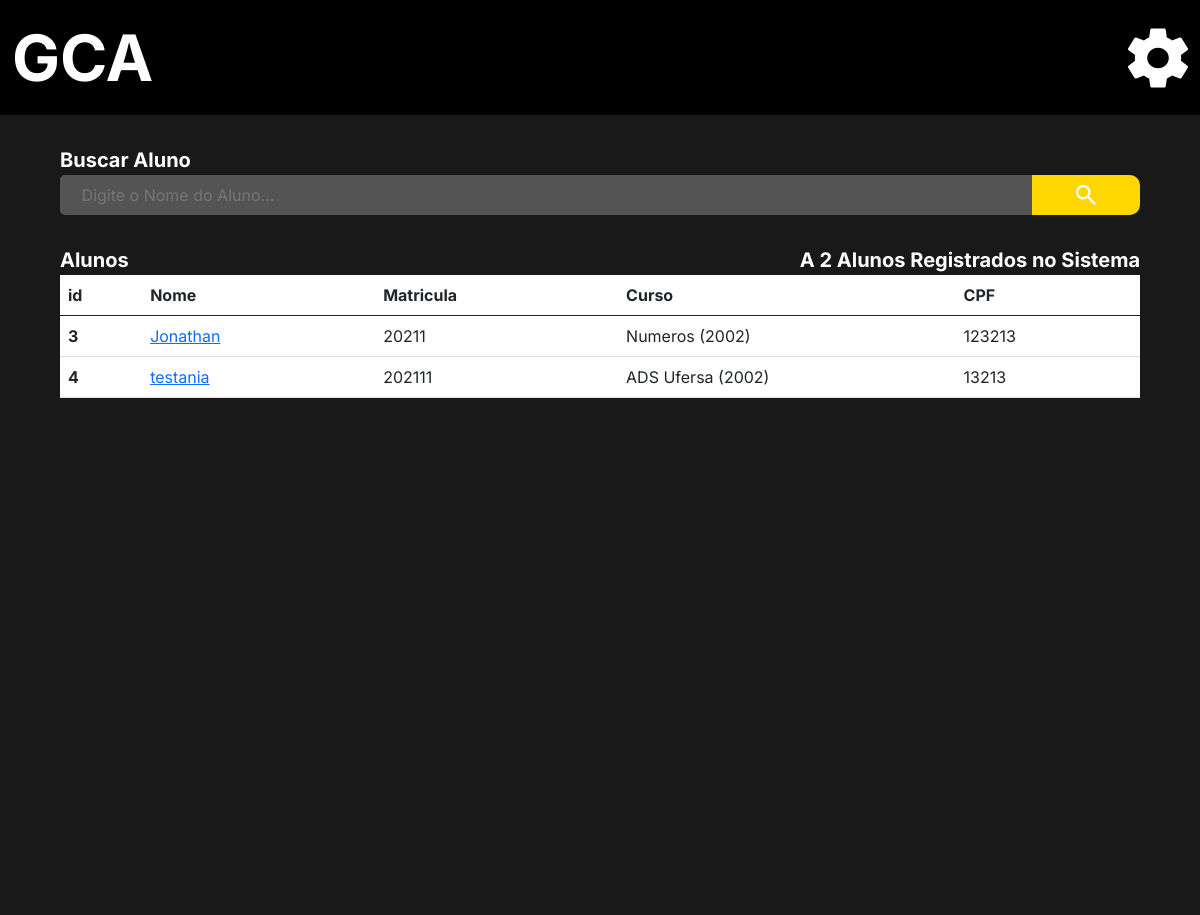
The app's page /adm/list_students/ (signed in), older data.
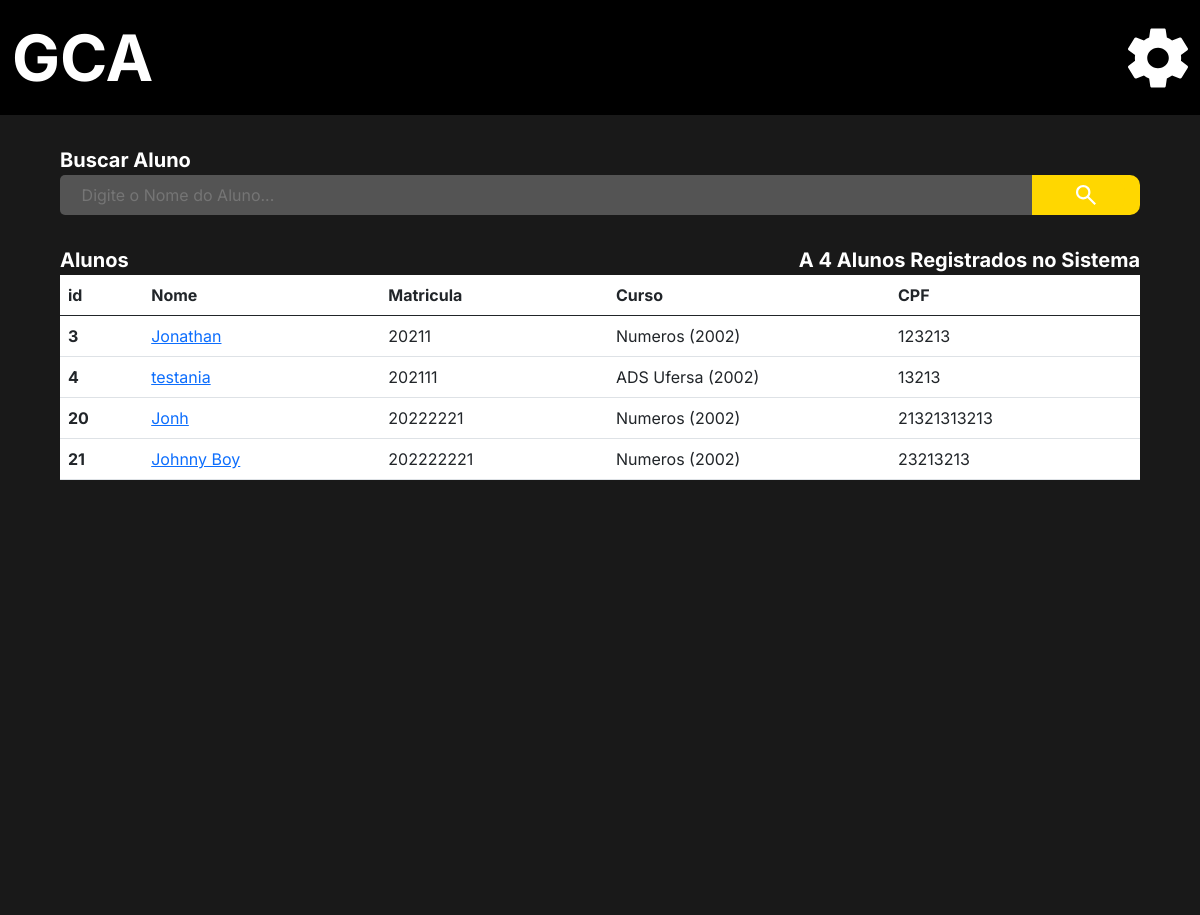
The same page, newer data.
### Users/models.py (models this page shows, shortened)
class CustomUser(AbstractUser):
    image = models.ImageField(upload_to='Media', blank=True, null=False, default='Media/no_image_dafaut.jpg')
    matricula = models.CharField("Matricula", max_length=150, unique=True)
    username = models.CharField(("Nome"), max_length=50, unique=False, primary_key=None)
    email = models.EmailField("E-mail", unique=True)
    cpf = models.CharField("CPF", max_length=14, unique=True)
    phone = models.CharField("Telefone", max_length=15, blank=True, null=True)
    data_de_nascimento = models.DateField('Data de Nascimento', blank=True, null=True)
    primeiro_login = models.BooleanField(default=True)
    curso_relacao = models.ForeignKey("administrador.Curso", verbose_name=("Curso"), blank=True, null=True,on_delete=models.SET_NULL)
    disciplina_relacao = models.ManyToManyField("administrador.Disciplina", verbose_name=("Disciplina"), blank=True)
    is_staff = models.BooleanField('Membro da equipe', default=True)
    USERNAME_FIELD = 'matricula'
    REQUIRED_FIELDS = ['username' , 'email' ,'cpf', 'phone']
    objects = UserManager()

### administrador/models.py (models this page shows)
class Curso (models.Model):
    nome = models.CharField(("Nome do Curso"), max_length=150, null=False, blank=False)
    ano = models.DateField("Ano")
    periodos =  models.IntegerField(('Total de peridodos'), null=False, blank=False)
    disciplina = models.ManyToManyField("administrador.Disciplina", verbose_name=("Disciplinas"),blank=False)
    coordenador = models.ForeignKey(User, verbose_name=("Coordenador"), on_delete=models.SET_NULL, null=True)
    verbose_name = 'Curso'
    verbose_name_plural = 'Cursos'
    def __str__(self):
        return self.nome +' ('+ str(self.ano.year) +')'

### administrador/views.py (the view)
# urls.py: path('adm/list_students/',  lista_Aluno, name = 'lista_Aluno'),
@login_required(login_url='/user/login/')
def lista_Aluno(request):
    if request.user.is_superuser == True:
        student_group = Group.objects.get(name='Aluno')
        student = User.objects.all().filter(groups=student_group)
        total_de_alunos = len(User.objects.filter(groups=student_group))
        return render(request, 'aluno_lista.html', {'grupo_aluno': total_de_alunos,
                                                    "aluno": student})
    else:
        return redirect ('http://127.0.0.1:8000/',{})

### administrador/templates/aluno_lista.html (shortened to what this page needs)
{% extends 'base.admin.html' %}
{% load static %}
{% block import_title_css %}
    <link href="https://cdn.jsdelivr.net/npm/bootstrap@5.0.2/dist/css/bootstrap.min.css" rel="stylesheet">
    <link rel="stylesheet" href="{% static 'css/lista_cursos.css' %}">
{% endblock %}
{% block main %}
<div class="main">
    <div class="search_box">
        <form action=""  method="">
            <div>
                <label for="search_box">Buscar Aluno</label>
            </div>
            <div class="search_bar">
                <input type="" id="search_box" name="search_box" placeholder="Digite o Nome do Aluno...">
                <button class="enviar_botao">
                    <img class="lupa" src="{% static 'icons/search_thing.svg' %}" alt="">
                </button>
            </div>
        </form>
    </div>
    <div class="center">
        <div class="two_lables">
            <div>
                <p class="label_title">Alunos</p>
                <p class="label_title">A {{grupo_aluno}} Alunos Registrados no Sistema</p>
            </div>
        </div>
    </div>
    <div class="center_2">
        <div class="list">
            <table class="table" >
                <thead>
                  <tr>
                    <th scope="col">id</th>
                    <th scope="col">Nome</th>
                    <th scope="col">Matricula</th>
                    <th class="curso_width" scope="col">Curso</th>
                    <th class="cpf_width" scope="col">CPF</th>
                  </tr>
                </thead>
                <tbody>
                    {% for dados in aluno %}
                        <tr>
                            <th scope="row"> {{dados.id}} </th>
                            <td><a href="{% url 'aluno' dados.id %}">{{dados.username}}</a></td>
                            <td>{{dados.matricula}}</td>
                            <td class="curso_width">{{dados.curso_relacao}}</td>
                            <td class="cpf_width">{{dados.cpf}}</td>
                        </tr>
                    {% endfor %}
                </tbody>
              </table>
        </div>
    </div>
</div>
{% endblock %}

Row changes from the older to the newer data that the page shows:
added CustomUser: id "20", username "Jonh", matricula "20222221", curso_relacao "Numeros (2002)", cpf "21321313213"
added CustomUser: id "21", username "Johnny Boy", matricula "202222221", curso_relacao "Numeros (2002)", cpf "23213213"
Text that changed along with them:
{{ grupo_aluno }}: "2" → "4"
